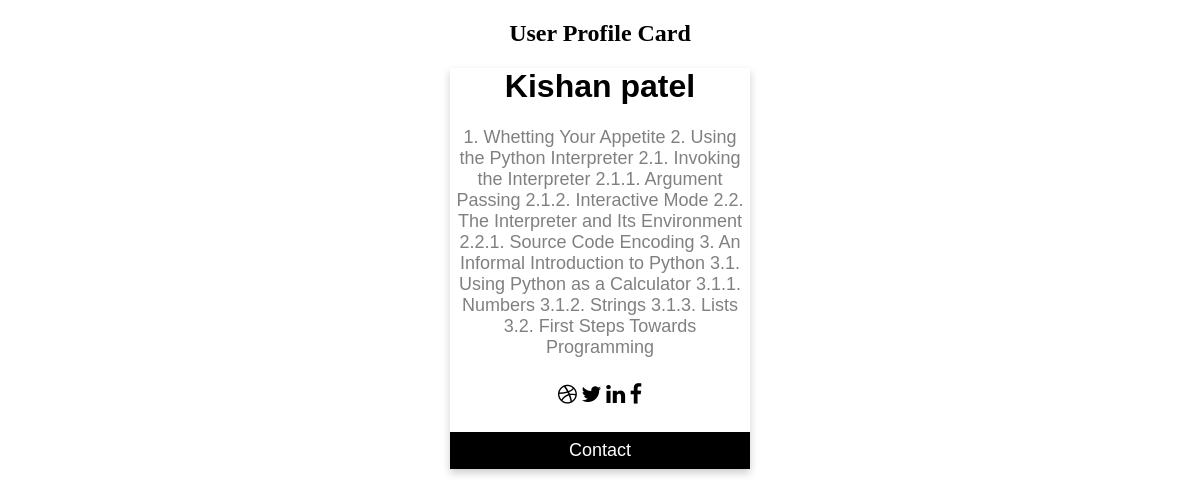
Page /student/16/ on the committed database.
### iflame/models.py (models this page shows, shortened)
class StudentInformation(models.Model):
    student = models.ForeignKey(User, on_delete=models.CASCADE)
    course = models.ForeignKey(
        Course, on_delete=models.CASCADE, null=True, blank=True)
    is_paid = models.BooleanField(default=False)
    created_at = models.DateTimeField(auto_now_add=True)
    updated_at = models.DateTimeField(auto_now=True)

class Course(models.Model):
    name = models.CharField(max_length=30)
    content = models.TextField()
    fees = models.IntegerField(null=True, blank=True)
    start_date = models.DateField(null=True, blank=True)
    end_date = models.DateField(null=True, blank=True)
    faculty = models.CharField(max_length=30)
    slug = models.SlugField(null=True, blank=True, max_length=20)

### iflame/views.py (the view)
# urls.py: path('student/<int:student_id>/', StudentDetailView.as_view(), name="student_detail"),
class StudentDetailView(DetailView):
    model = StudentInformation
    context_object_name = 'student'
    template_name = 'iflame/student_detail.html'
    pk_url_kwarg = 'student_id'

### templates/iflame/student_detail.html
{% extends 'base.html' %}
{% block htmlbody %}
	<h2 style="text-align:center">User Profile Card</h2>
	<div class="card">
	  <h1>{{ student.student.first_name }} {{ student.student.last_name }}</h1>
	  <p class="title">{{student.course.content}}</p>
	  <div style="margin: 24px 0;">
	    <a href="#"><i class="fa fa-dribbble"></i></a>
	    <a href="#"><i class="fa fa-twitter"></i></a>
	    <a href="#"><i class="fa fa-linkedin"></i></a>
	    <a href="#"><i class="fa fa-facebook"></i></a>
	  </div>
	  <p><button>Contact</button></p>
	</div>
{% endblock %}

### templates/base.html (style rules this page uses)
.card { box-shadow: 0 4px 8px 0 rgba(0, 0, 0, 0.2); max-width: 300px; margin: auto; text-align: center; font-family: arial; }
.title { color: grey; font-size: 18px; }
button { border: none; outline: 0; display: inline-block; padding: 8px; color: white; background-color: #000; text-align: center; cursor: pointer; width: 100%; font-size: 18px; }
a { text-decoration: none; font-size: 22px; color: black; }
* { box-sizing: border-box; }

### rows in the picture
StudentInformation: student.first_name "Kishan", student.last_name "patel", course.content "1. Whetting Your Appetite 2. Using the Python Interpreter 2.1. Invoking the Interpreter 2.1.1. Argument Passing 2.1.2. Interactive Mode 2.2. The Interpreter and Its Environment 2.2.1. Source Code Encoding 3. An Informal Introduction to Python 3.1. Using Python as a Calculator 3.1.1. Numbers 3.1.2. Strings 3.1.3. Lists 3.2. First Steps Towards Programming"
